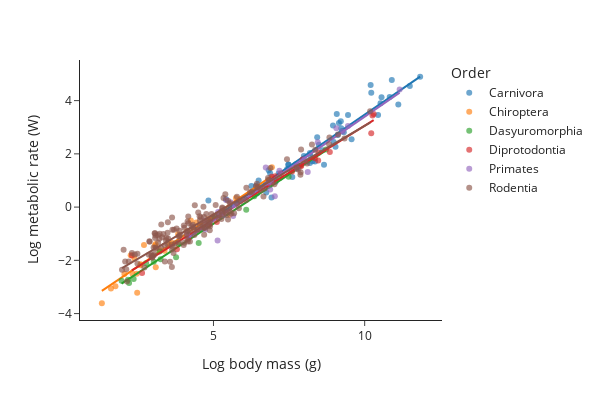

Notebook cell for this chart:
### Code cell
fig = px.scatter(
    abund_mammalia,
    x='Log body mass (g)', 
    y='Log metabolic rate (W)', 
    color='Order',
    opacity=0.65,
    trendline='ols',
    height=400, width=600
)
fig.show()

### Figure 1 — Plotly figure (JSON) as saved in the notebook; plotly's stock layout.template omitted (floating-point values rounded to 4 significant figures; data arrays with more than 128 entries replaced by an {"elided": "..."} marker saying what was removed)
{"data": [{"hovertemplate": "Order=Carnivora<br>Log body mass (g)=%{x}<br>Log metabolic rate (W)=%{y}<extra></extra>", "legendgroup": "Carnivora", "marker": {"color": "#1F77B4", "opacity": 0.65, "symbol": "circle"}, "mode": "markers", "name": "Carnivora", "orientation": "v", "showlegend": true, "type": "scatter", "x": [8.655, 9.225, 8.952, 8.602, 9.077, 8.189, 7.478, 7.478, 8.43, 7.055, 7.723, 10.56, 9.259, 8.189, 6.92, 9.148, 11.49, 10.83, 11.83, 10.52, 9.036, 6.253, 6.415, 6.745, 10.44, 8.975, 6.436, 7.99, 10.2, 9.449, 9.21, 6.874, 6.824, 9.31, 4.832, 5.416, 6.492, 9.105, 8.359, 10.9, 10.22, 7.155, 8.208, 8.275, 7.748, 7.056, 8.485, 11.11, 9.567, 7.606, 7.438, 8.096], "xaxis": "x", "y": [1.589, 2.966, 3.07, 2.14, 3.497, 2.037, 1.595, 1.599, 2.62, 0.9907, 1.614, 4.123, 2.855, 1.654, 0.3646, 3.155, 4.549, 4.134, 4.897, 3.898, 2.271, 0.7894, 0.81, 0.5475, 3.464, 2.448, 0.5152, 1.919, 4.59, 3.458, 3.223, 1.275, 1.386, 2.812, 0.2437, 0.2957, 1.001, 2.712, 1.716, 4.776, 4.294, 1.263, 1.907, 1.721, 1.457, 0.9509, 2.344, 3.852, 2.545, 1.127, 1.432, 1.711], "yaxis": "y"}, {"hovertemplate": "<b>OLS trendline</b><br>Log metabolic rate (W) = 0.779068 * Log body mass (g) + -4.31653<br>R<sup>2</sup>=0.908115<br><br>Order=Carnivora<br>Log body mass (g)=%{x}<br>Log metabolic rate (W)=%{y} <b>(trend)</b><extra></extra>", "legendgroup": "Carnivora", "marker": {"color": "#1F77B4", "symbol": "circle"}, "mode": "lines", "name": "Carnivora", "showlegend": false, "type": "scatter", "x": [4.832, 5.416, 6.253, 6.415, 6.436, 6.492, 6.745, 6.824, 6.874, 6.92, 7.055, 7.056, 7.155, 7.438, 7.478, 7.478, 7.606, 7.723, 7.748, 7.99, 8.096, 8.189, 8.189, 8.208, 8.275, 8.359, 8.43, 8.485, 8.602, 8.655, 8.952, 8.975, 9.036, 9.077, 9.105, 9.148, 9.21, 9.225, 9.259, 9.31, 9.449, 9.567, 10.2, 10.22, 10.44, 10.52, 10.56, 10.83, 10.9, 11.11, 11.49, 11.83], "xaxis": "x", "y": [-0.5518, -0.09702, 0.555, 0.6813, 0.6977, 0.7414, 0.9385, 1.0, 1.039, 1.074, 1.18, 1.181, 1.257, 1.478, 1.509, 1.509, 1.609, 1.7, 1.72, 1.908, 1.991, 2.063, 2.063, 2.078, 2.13, 2.196, 2.251, 2.294, 2.385, 2.426, 2.657, 2.676, 2.723, 2.755, 2.777, 2.811, 2.859, 2.87, 2.897, 2.937, 3.045, 3.137, 3.628, 3.644, 3.819, 3.882, 3.908, 4.119, 4.173, 4.34, 4.637, 4.903], "yaxis": "y"}, {"hovertemplate": "Order=Chiroptera<br>Log body mass (g)=%{x}<br>Log metabolic rate (W)=%{y}<extra></extra>", "legendgroup": "Chiroptera", "marker": {"color": "#FF7F0E", "opacity": 0.65, "symbol": "circle"}, "mode": "markers", "name": "Chiroptera", "orientation": "v", "showlegend": true, "type": "scatter", "x": [2.054, 4.836, 2.389, 2.588, 4.111, 3.831, 4.25, 2.701, 3.381, 2.262, 2.46, 3.512, 4.433, 3.086, 3.063, 3.616, 5.744, 6.332, 6.255, 6.394, 5.269, 5.539, 5.892, 6.932, 4.984, 3.091, 2.588, 1.758, 1.308, 2.477, 3.219, 1.609, 2.322], "xaxis": "x", "y": [-2.513, -0.4479, -1.931, -2.146, -0.9163, -1.024, -0.5075, -1.427, -1.64, -1.808, -2.501, -1.321, -0.5816, -1.386, -1.44, -1.339, 0.3443, 0.4837, 0.4812, 0.5698, -0.3496, -0.2837, 0.3023, 1.501, -0.3798, -2.263, -2.18, -2.976, -3.612, -3.219, -1.614, -3.058, -2.501], "yaxis": "y"}, {"hovertemplate": "<b>OLS trendline</b><br>Log metabolic rate (W) = 0.765848 * Log body mass (g) + -4.14751<br>R<sup>2</sup>=0.931830<br><br>Order=Chiroptera<br>Log body mass (g)=%{x}<br>Log metabolic rate (W)=%{y} <b>(trend)</b><extra></extra>", "legendgroup": "Chiroptera", "marker": {"color": "#FF7F0E", "symbol": "circle"}, "mode": "lines", "name": "Chiroptera", "showlegend": false, "type": "scatter", "x": [1.308, 1.609, 1.758, 2.054, 2.262, 2.322, 2.389, 2.46, 2.477, 2.588, 2.588, 2.701, 3.063, 3.086, 3.091, 3.219, 3.381, 3.512, 3.616, 3.831, 4.111, 4.25, 4.433, 4.836, 4.984, 5.269, 5.539, 5.744, 5.892, 6.255, 6.332, 6.394, 6.932], "xaxis": "x", "y": [-3.146, -2.915, -2.801, -2.574, -2.415, -2.369, -2.318, -2.264, -2.251, -2.166, -2.166, -2.079, -1.801, -1.784, -1.78, -1.682, -1.558, -1.458, -1.378, -1.214, -0.9992, -0.8927, -0.7524, -0.4436, -0.3308, -0.1123, 0.09476, 0.2517, 0.3646, 0.6432, 0.7017, 0.749, 1.161], "yaxis": "y"}, {"hovertemplate": "Order=Dasyuromorphia<br>Log body mass (g)=%{x}<br>Log metabolic rate (W)=%{y}<extra></extra>", "legendgroup": "Dasyuromorphia", "marker": {"color": "#2CA02C", "opacity": 0.65, "symbol": "circle"}, "mode": "markers", "name": "Dasyuromorphia", "orientation": "v", "showlegend": true, "type": "scatter", "x": [3.25, 3.839, 3.219, 4.203, 4.511, 4.605, 7.19, 6.347, 7.485, 6.852, 5.035, 2.208, 2.175, 2.361, 1.96, 3.764, 8.72, 2.773, 3.025, 6.083], "xaxis": "x", "y": [-1.959, -1.378, -1.666, -1.047, -1.347, -0.8233, 1.096, 0.4061, 1.145, 0.8154, -0.3653, -2.847, -2.733, -2.703, -2.765, -1.884, 2.159, -2.112, -2.056, -0.09761], "yaxis": "y"}, {"hovertemplate": "<b>OLS trendline</b><br>Log metabolic rate (W) = 0.740141 * Log body mass (g) + -4.32418<br>R<sup>2</sup>=0.985823<br><br>Order=Dasyuromorphia<br>Log body mass (g)=%{x}<br>Log metabolic rate (W)=%{y} <b>(trend)</b><extra></extra>", "legendgroup": "Dasyuromorphia", "marker": {"color": "#2CA02C", "symbol": "circle"}, "mode": "lines", "name": "Dasyuromorphia", "showlegend": false, "type": "scatter", "x": [1.96, 2.175, 2.208, 2.361, 2.773, 3.025, 3.219, 3.25, 3.764, 3.839, 4.203, 4.511, 4.605, 5.035, 6.083, 6.347, 6.852, 7.19, 7.485, 8.72], "xaxis": "x", "y": [-2.873, -2.715, -2.69, -2.577, -2.272, -2.085, -1.942, -1.918, -1.539, -1.482, -1.213, -0.9855, -0.9157, -0.5976, 0.1779, 0.3738, 0.7469, 0.9978, 1.216, 2.13], "yaxis": "y"}, {"hovertemplate": "Order=Diprotodontia<br>Log body mass (g)=%{x}<br>Log metabolic rate (W)=%{y}<extra></extra>", "legendgroup": "Diprotodontia", "marker": {"color": "#D62728", "opacity": 0.65, "symbol": "circle"}, "mode": "markers", "name": "Diprotodontia", "orientation": "v", "showlegend": true, "type": "scatter", "x": [2.639, 3.791, 4.171, 8.848, 7.886, 8.476, 10.3, 10.26, 7.902, 5.112, 4.862, 8.355, 7.598, 8.462, 7.944, 7.233, 6.926, 6.952, 7.039, 6.756, 2.303, 10.22], "xaxis": "x", "y": [-2.477, -1.585, -1.168, 2.074, 1.558, 2.052, 3.498, 3.445, 1.546, -0.5551, -0.6597, 1.836, 1.335, 1.748, 1.788, 1.275, 1.142, 0.9384, 1.16, 0.8198, -1.82, 2.773], "yaxis": "y"}, {"hovertemplate": "<b>OLS trendline</b><br>Log metabolic rate (W) = 0.706358 * Log body mass (g) + -4.00335<br>R<sup>2</sup>=0.980994<br><br>Order=Diprotodontia<br>Log body mass (g)=%{x}<br>Log metabolic rate (W)=%{y} <b>(trend)</b><extra></extra>", "legendgroup": "Diprotodontia", "marker": {"color": "#D62728", "symbol": "circle"}, "mode": "lines", "name": "Diprotodontia", "showlegend": false, "type": "scatter", "x": [2.303, 2.639, 3.791, 4.171, 4.862, 5.112, 6.756, 6.926, 6.952, 7.039, 7.233, 7.598, 7.886, 7.902, 7.944, 8.355, 8.462, 8.476, 8.848, 10.22, 10.26, 10.3], "xaxis": "x", "y": [-2.377, -2.139, -1.326, -1.057, -0.5689, -0.3925, 0.7689, 0.8886, 0.9074, 0.9689, 1.106, 1.363, 1.567, 1.578, 1.608, 1.898, 1.974, 1.983, 2.246, 3.213, 3.242, 3.27], "yaxis": "y"}, {"hovertemplate": "Order=Primates<br>Log body mass (g)=%{x}<br>Log metabolic rate (W)=%{y}<extra></extra>", "legendgroup": "Primates", "marker": {"color": "#9467BD", "opacity": 0.65, "symbol": "circle"}, "mode": "markers", "name": "Primates", "orientation": "v", "showlegend": true, "type": "scatter", "x": [6.818, 8.449, 5.247, 4.707, 5.416, 6.729, 9.065, 9.271, 8.006, 9.447, 5.704, 5.566, 5.136, 5.145, 4.134, 6.901, 7.181, 11.16, 8.117, 7.772, 5.328, 5.649, 7.029, 6.876, 4.727, 5.153], "xaxis": "x", "y": [0.9159, 2.439, -0.1649, -0.5125, 0.2662, 1.488, 2.959, 2.835, 1.785, 3.049, 0.08434, 0.1865, -1.255, -0.2692, -0.9889, 0.9536, 1.368, 4.416, 1.319, 1.444, -0.3133, -0.3369, 0.4081, 0.6637, -0.844, -0.1851], "yaxis": "y"}, {"hovertemplate": "<b>OLS trendline</b><br>Log metabolic rate (W) = 0.78099 * Log body mass (g) + -4.41352<br>R<sup>2</sup>=0.943704<br><br>Order=Primates<br>Log body mass (g)=%{x}<br>Log metabolic rate (W)=%{y} <b>(trend)</b><extra></extra>", "legendgroup": "Primates", "marker": {"color": "#9467BD", "symbol": "circle"}, "mode": "lines", "name": "Primates", "showlegend": false, "type": "scatter", "x": [4.134, 4.707, 4.727, 5.136, 5.145, 5.153, 5.247, 5.328, 5.416, 5.566, 5.649, 5.704, 6.729, 6.818, 6.876, 6.901, 7.029, 7.181, 7.772, 8.006, 8.117, 8.449, 9.065, 9.271, 9.447, 11.16], "xaxis": "x", "y": [-1.185, -0.7375, -0.7215, -0.4025, -0.3957, -0.3889, -0.3156, -0.2525, -0.1836, -0.06619, -0.001729, 0.04108, 0.8421, 0.9116, 0.9565, 0.9763, 1.076, 1.195, 1.657, 1.839, 1.926, 2.185, 2.666, 2.827, 2.965, 4.299], "yaxis": "y"}, {"hovertemplate": "Order=Rodentia<br>Log body mass (g)=%{x}<br>Log metabolic rate (W)=%{y}<extra></extra>", "legendgroup": "Rodentia", "marker": {"color": "#8C564B", "opacity": 0.65, "symbol": "circle"}, "mode": "markers", "name": "Rodentia", "orientation": "v", "showlegend": true, "type": "scatter", "x": {"elided": "155 float values"}, "xaxis": "x", "y": {"elided": "155 float values"}, "yaxis": "y"}, {"hovertemplate": "<b>OLS trendline</b><br>Log metabolic rate (W) = 0.666602 * Log body mass (g) + -3.61224<br>R<sup>2</sup>=0.917548<br><br>Order=Rodentia<br>Log body mass (g)=%{x}<br>Log metabolic rate (W)=%{y} <b>(trend)</b><extra></extra>", "legendgroup": "Rodentia", "marker": {"color": "#8C564B", "symbol": "circle"}, "mode": "lines", "name": "Rodentia", "showlegend": false, "type": "scatter", "x": {"elided": "155 float values"}, "xaxis": "x", "y": {"elided": "155 float values"}, "yaxis": "y"}], "layout": {"height": 400, "legend": {"title": {"text": "Order"}, "tracegroupgap": 0}, "margin": {"t": 60}, "width": 600, "xaxis": {"anchor": "y", "autorange": true, "domain": [0, 1], "range": [0.5834, 12.56], "title": {"text": "Log body mass (g)"}, "type": "linear"}, "yaxis": {"anchor": "x", "autorange": true, "domain": [0, 1], "range": [-4.241, 5.526], "title": {"text": "Log metabolic rate (W)"}, "type": "linear"}}}
